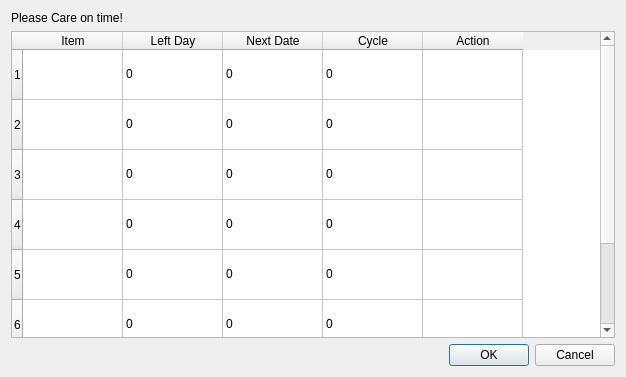
<?xml version="1.0" encoding="UTF-8"?>
<ui version="4.0">
 <class>ICCareTipUI</class>
 <widget class="QDialog" name="ICCareTipUI">
  <property name="geometry">
   <rect>
    <x>0</x>
    <y>0</y>
    <width>626</width>
    <height>377</height>
   </rect>
  </property>
  <property name="windowTitle">
   <string>Dialog</string>
  </property>
  <layout class="QVBoxLayout" name="verticalLayout">
   <item>
    <widget class="QLabel" name="label">
     <property name="text">
      <string>Please Care on time!</string>
     </property>
    </widget>
   </item>
   <item>
    <widget class="QTableWidget" name="careTable">
     <property name="editTriggers">
      <set>QAbstractItemView::NoEditTriggers</set>
     </property>
     <attribute name="verticalHeaderDefaultSectionSize">
      <number>50</number>
     </attribute>
     <attribute name="verticalHeaderMinimumSectionSize">
      <number>50</number>
     </attribute>
     <row>
      <property name="text">
       <string notr="true">1</string>
      </property>
     </row>
     <row>
      <property name="text">
       <string notr="true">2</string>
      </property>
     </row>
     <row>
      <property name="text">
       <string notr="true">3</string>
      </property>
     </row>
     <row>
      <property name="text">
       <string notr="true">4</string>
      </property>
     </row>
     <row>
      <property name="text">
       <string notr="true">5</string>
      </property>
     </row>
     <row>
      <property name="text">
       <string notr="true">6</string>
      </property>
     </row>
     <row>
      <property name="text">
       <string notr="true">7</string>
      </property>
     </row>
     <column>
      <property name="text">
       <string>Item</string>
      </property>
     </column>
     <column>
      <property name="text">
       <string>Left Day</string>
      </property>
     </column>
     <column>
      <property name="text">
       <string>Next Date</string>
      </property>
     </column>
     <column>
      <property name="text">
       <string>Cycle</string>
      </property>
     </column>
     <column>
      <property name="text">
       <string>Action</string>
      </property>
     </column>
     <item row="0" column="0">
      <property name="text">
       <string/>
      </property>
     </item>
     <item row="0" column="1">
      <property name="text">
       <string notr="true">0</string>
      </property>
     </item>
     <item row="0" column="2">
      <property name="text">
       <string notr="true">0</string>
      </property>
     </item>
     <item row="0" column="3">
      <property name="text">
       <string>0</string>
      </property>
     </item>
     <item row="1" column="0">
      <property name="text">
       <string/>
      </property>
     </item>
     <item row="1" column="1">
      <property name="text">
       <string notr="true">0</string>
      </property>
     </item>
     <item row="1" column="2">
      <property name="text">
       <string notr="true">0</string>
      </property>
     </item>
     <item row="1" column="3">
      <property name="text">
       <string>0</string>
      </property>
     </item>
     <item row="2" column="0">
      <property name="text">
       <string/>
      </property>
     </item>
     <item row="2" column="1">
      <property name="text">
       <string notr="true">0</string>
      </property>
     </item>
     <item row="2" column="2">
      <property name="text">
       <string notr="true">0</string>
      </property>
     </item>
     <item row="2" column="3">
      <property name="text">
       <string>0</string>
      </property>
     </item>
     <item row="3" column="0">
      <property name="text">
       <string/>
      </property>
     </item>
     <item row="3" column="1">
      <property name="text">
       <string notr="true">0</string>
      </property>
     </item>
     <item row="3" column="2">
      <property name="text">
       <string notr="true">0</string>
      </property>
     </item>
     <item row="3" column="3">
      <property name="text">
       <string>0</string>
      </property>
     </item>
     <item row="4" column="0">
      <property name="text">
       <string/>
      </property>
     </item>
     <item row="4" column="1">
      <property name="text">
       <string notr="true">0</string>
      </property>
     </item>
     <item row="4" column="2">
      <property name="text">
       <string notr="true">0</string>
      </property>
     </item>
     <item row="4" column="3">
      <property name="text">
       <string>0</string>
      </property>
     </item>
     <item row="5" column="0">
      <property name="text">
       <string/>
      </property>
     </item>
     <item row="5" column="1">
      <property name="text">
       <string notr="true">0</string>
      </property>
     </item>
     <item row="5" column="2">
      <property name="text">
       <string notr="true">0</string>
      </property>
     </item>
     <item row="5" column="3">
      <property name="text">
       <string>0</string>
      </property>
     </item>
     <item row="6" column="0">
      <property name="text">
       <string/>
      </property>
     </item>
     <item row="6" column="1">
      <property name="text">
       <string notr="true">0</string>
      </property>
     </item>
     <item row="6" column="2">
      <property name="text">
       <string notr="true">0</string>
      </property>
     </item>
     <item row="6" column="3">
      <property name="text">
       <string>0</string>
      </property>
     </item>
    </widget>
   </item>
   <item>
    <widget class="QDialogButtonBox" name="buttonBox">
     <property name="orientation">
      <enum>Qt::Horizontal</enum>
     </property>
     <property name="standardButtons">
      <set>QDialogButtonBox::Cancel|QDialogButtonBox::Ok</set>
     </property>
    </widget>
   </item>
  </layout>
 </widget>
 <resources/>
 <connections>
  <connection>
   <sender>buttonBox</sender>
   <signal>accepted()</signal>
   <receiver>ICCareTipUI</receiver>
   <slot>accept()</slot>
   <hints>
    <hint type="sourcelabel">
     <x>248</x>
     <y>254</y>
    </hint>
    <hint type="destinationlabel">
     <x>157</x>
     <y>274</y>
    </hint>
   </hints>
  </connection>
  <connection>
   <sender>buttonBox</sender>
   <signal>rejected()</signal>
   <receiver>ICCareTipUI</receiver>
   <slot>reject()</slot>
   <hints>
    <hint type="sourcelabel">
     <x>316</x>
     <y>260</y>
    </hint>
    <hint type="destinationlabel">
     <x>286</x>
     <y>274</y>
    </hint>
   </hints>
  </connection>
 </connections>
</ui>
